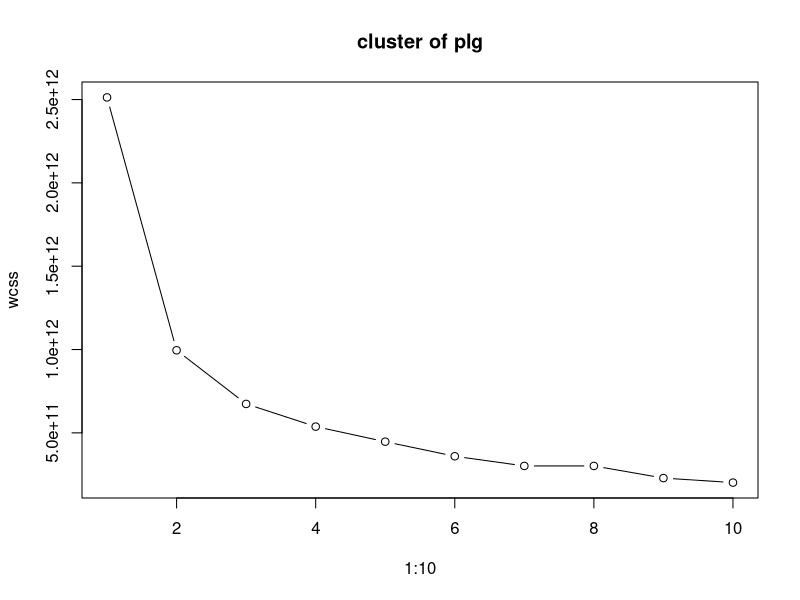

Recreate this plot in R.
library(dplyr)

setwd("E:/Kuliah/Courses/Coaching Course Net")

data = read.csv('File 1.csv')

#Elbow Method
set.seed(6)
wcss = vector()
for(i in 1:10) wcss[i] = sum(kmeans(data,i)$withinss)
#plot(1:10,wcss, type='b', main=paste('cluster of plg'), xlabs = 'number', ylabs = Wcss)
plot(1:10,wcss, type='b',main=paste('cluster of plg'))

#build kmeans
set.seed(29)
#kmeans4 = kmeans(data,4,iter.max=10,nstart=10)
kmeans6 = kmeans(data,6,iter.max=10,nstart=10)
#kmeans10 = kmeans(data,10,iter.max=10,nstart=10)
#kmeans6$size

datafinal = cbind(data,kmeans6$cluster)

#getnewdata
data_pred = data

library(clue)
result = cl_predict(kmeans6, newdata = data_pred)
table(result)
